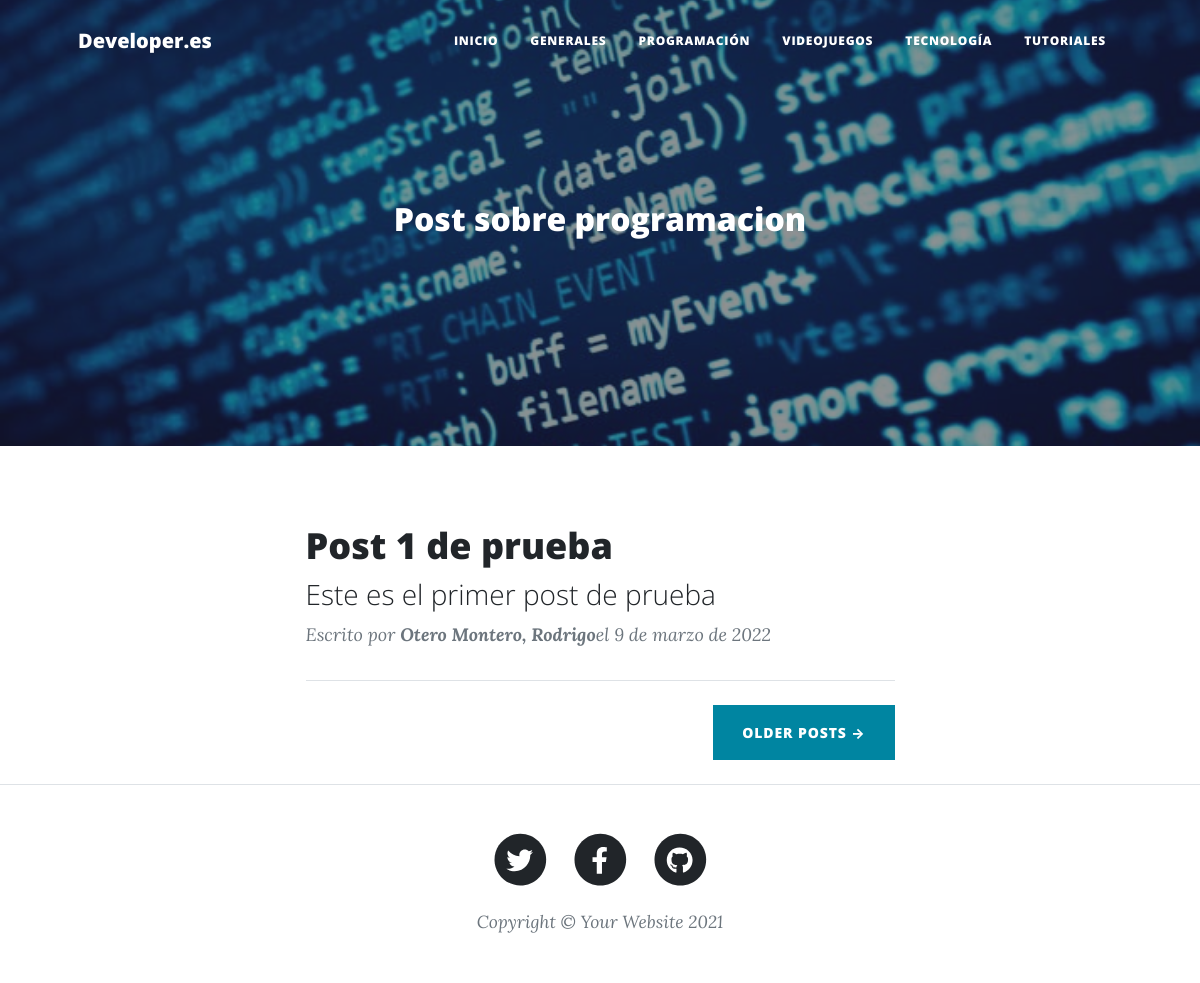
Screenshot of /programacion/ with the database file from the repository.
### apps/blog/models.py (models this page shows, shortened)
class Post(models.Model):
    id = models.AutoField(primary_key=True)
    titulo = models.CharField('Título', max_length=90, blank=False, null=False)
    slug = models.CharField('Slug', max_length=100, blank=False, null=False)
    descripcion = models.CharField('Descripción', max_length=110, blank=False, null=False)
    contenido = RichTextField()
    imagen = models.URLField(max_length=255, blank=False, null=False) # es un urlfield porque lo vamos a subir a Heroku en su versión gratuita, y esta no adminte la subida de imagnes (de no ser así hubiéramos colocado un imageField, por ejemplo)
    autor = models.ForeignKey(Autor , on_delete=models.CASCADE)
    categoria = models.ForeignKey(Categoria, on_delete=models.CASCADE)
    estado = models.BooleanField('Publicado/No publicado', default=True)
    fecha_creacion = models.DateField('Fecha de creación', auto_now=False, auto_now_add=True)
    class Meta:
        verbose_name = 'Post'
        verbose_name_plural = 'Posts'

class Autor(models.Model):
    id = models.AutoField(primary_key=True)
    nombre = models.CharField('Nombre de autor', max_length=255, null=False, blank=False)
    apellidos = models.CharField('Apellidos de autor', max_length=255, null=False, blank=False)
    facebook = models.URLField('Facebook', null='True', blank=True)
    twitter = models.URLField('Twitter', null='True', blank=True)
    instagram = models.URLField('Instagram', null='True', blank=True)
    web = models.URLField('Web', null='True', blank=True)
    correo = models.EmailField('Correo electrónico', null=False, blank=False)
    estado = models.BooleanField('Autor activo/no activo', default=True)
    fecha_creacion = models.DateField('Fecha de creación', auto_now=False, auto_now_add=True)
    class Meta:
        verbose_name = 'Autor'
        verbose_name_plural = 'Autores'
    def __str__(self):
        return '%s, %s' % (self.apellidos, self.nombre)

### apps/blog/views.py (the view)
# urls.py: path('programacion/', programacion, name='programacion'),
def programacion(request):
    posts = Post.objects.filter(estado=True, categoria=Categoria.objects.get(nombre='Programación'))
    return render(request, 'programacion.html', {'posts': posts})

### templates/programacion.html (shortened to what this page needs)
{% extends 'index.html' %}
{% load static %}
{% block imagen %}
'{% static 'img/programacion.jpg' %}'
{% endblock imagen %}
{% block titulo_principal %}
Post sobre programacion
{% endblock titulo_principal %}

### templates/index.html (shortened to what this page needs)
{% load static %}
<!DOCTYPE html>
<html lang="es">
    <head>
        <link href="{% static 'css/styles.css' %}" rel="stylesheet" />
    </head>
    <body>
        <nav class="navbar navbar-expand-lg navbar-light" id="mainNav">
            <div class="container px-4 px-lg-5">
                <a class="navbar-brand" href="{% url 'blog:index' %}">Developer.es</a>
                <div class="collapse navbar-collapse" id="navbarResponsive">
                    <ul class="navbar-nav ms-auto py-4 py-lg-0">
                        <li class="nav-item"><a class="nav-link px-lg-3 py-3 py-lg-4" href="{% url 'blog:index' %}">Inicio</a></li>
                        <li class="nav-item"><a class="nav-link px-lg-3 py-3 py-lg-4" href="{% url 'blog:generales' %}">Generales</a></li>
                        <li class="nav-item"><a class="nav-link px-lg-3 py-3 py-lg-4" href="{% url 'blog:programacion' %}">Programación</a></li>
                        <li class="nav-item"><a class="nav-link px-lg-3 py-3 py-lg-4" href="{% url 'blog:videojuegos' %}">Videojuegos</a></li>
                        <li class="nav-item"><a class="nav-link px-lg-3 py-3 py-lg-4" href="{% url 'blog:tecnologia' %}">Tecnología</a></li>
                        <li class="nav-item"><a class="nav-link px-lg-3 py-3 py-lg-4" href="{% url 'blog:tutoriales' %}">Tutoriales</a></li>
                    </ul>
                </div>
            </div>
        </nav>
        <header class="masthead" style="background-image: url({% block imagen %}'{% static 'img/home-bg.jpg' %}'{% endblock imagen %})">
            <div class="container position-relative px-4 px-lg-5">
                <div class="row gx-4 gx-lg-5 justify-content-center">
                    <div class="col-md-10 col-lg-8 col-xl-7">
                        <div class="site-heading">
                            <h2>{% block titulo_principal %}Blog developer.es{% endblock titulo_principal %}</h2>
                        </div>
                    </div>
                </div>
            </div>
        </header>
        <div class="container px-4 px-lg-5">
            <div class="row gx-4 gx-lg-5 justify-content-center">
                <div class="col-md-10 col-lg-8 col-xl-7">
                    {% if posts %}
                        {% for post in posts %}
                            <div class="post-preview">
                                <a href="post.html">
                                    <h2 class="post-title">{{post.titulo}}</h2>
                                    <h3 class="post-subtitle">{{post.descripcion}}</h3>
                                </a>
                                <p class="post-meta">
                                    Escrito por
                                    <strong>{{post.autor}}</strong>el
                                    {{post.fecha_creacion}}
                                </p>
                            </div>
                            <hr class="my-4" />
                            <div class="d-flex justify-content-end mb-4"><a class="btn btn-primary text-uppercase" href="#!">Older Posts →</a></div>
                        {% endfor %}
                    {% else %}
                        <h1>No existen post registrados</h1>
                    {% endif %}
                    </div>
            </div>
        </div>
        <footer class="border-top">
            <div class="container px-4 px-lg-5">
                <div class="row gx-4 gx-lg-5 justify-content-center">
                    <div class="col-md-10 col-lg-8 col-xl-7">
                        <ul class="list-inline text-center">
                            <li class="list-inline-item">
                                <a href="#!">
                                    <span class="fa-stack fa-lg">
                                        <i class="fas fa-circle fa-stack-2x"></i>
                                        <i class="fab fa-twitter fa-stack-1x fa-inverse"></i>
                                    </span>
                                </a>
                            </li>
                            <li class="list-inline-item">
                                <a href="#!">
                                    <span class="fa-stack fa-lg">
                                        <i class="fas fa-circle fa-stack-2x"></i>
                                        <i class="fab fa-facebook-f fa-stack-1x fa-inverse"></i>
                                    </span>
                                </a>
                            </li>
                            <li class="list-inline-item">
                                <a href="#!">
                                    <span class="fa-stack fa-lg">
                                        <i class="fas fa-circle fa-stack-2x"></i>
                                        <i class="fab fa-github fa-stack-1x fa-inverse"></i>
                                    </span>
                                </a>
                            </li>
                        </ul>
                        <div class="small text-center text-muted fst-italic">Copyright &copy; Your Website 2021</div>
                    </div>
                </div>
            </div>
        </footer>
    </body>
</html>

### rows the page displays
Post: titulo "Post 1 de prueba", descripcion "Este es el primer post de prueba", autor "Otero Montero, Rodrigo", fecha_creacion "9 de marzo de 2022"
